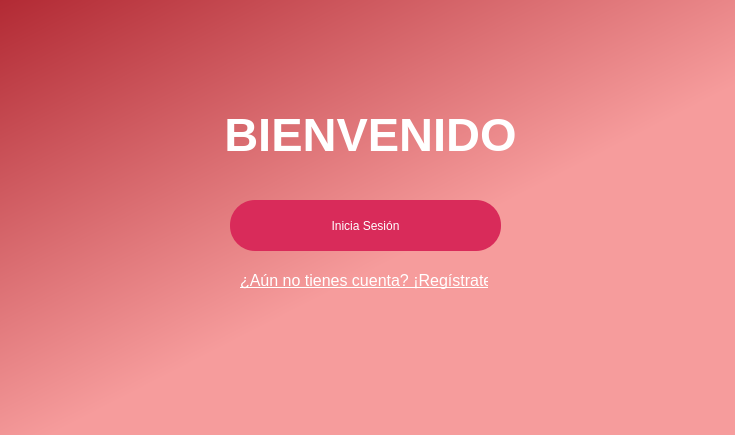
<?xml version="1.0" encoding="UTF-8"?>
<ui version="4.0">
 <class>MainWindow</class>
 <widget class="QDialog" name="MainWindow">
  <property name="geometry">
   <rect>
    <x>0</x>
    <y>0</y>
    <width>735</width>
    <height>435</height>
   </rect>
  </property>
  <property name="windowTitle">
   <string>Login with Biometrics</string>
  </property>
  <property name="styleSheet">
   <string notr="true"/>
  </property>
  <widget class="QWidget" name="widget" native="true">
   <property name="geometry">
    <rect>
     <x>0</x>
     <y>0</y>
     <width>741</width>
     <height>441</height>
    </rect>
   </property>
   <property name="styleSheet">
    <string notr="true">QWidget#widget{
background-color: qlineargradient(spread:pad, x1:0, y1:0, x2:0.517, y2:0.602273, stop:0 rgba(178, 42, 52, 255), stop:1 rgba(246, 156, 156, 255));}</string>
   </property>
   <widget class="QLabel" name="label">
    <property name="geometry">
     <rect>
      <x>220</x>
      <y>100</y>
      <width>301</width>
      <height>71</height>
     </rect>
    </property>
    <property name="sizePolicy">
     <sizepolicy hsizetype="Preferred" vsizetype="Fixed">
      <horstretch>0</horstretch>
      <verstretch>0</verstretch>
     </sizepolicy>
    </property>
    <property name="font">
     <font>
      <family>Nirmala UI</family>
      <pointsize>35</pointsize>
      <italic>false</italic>
      <bold>true</bold>
     </font>
    </property>
    <property name="styleSheet">
     <string notr="true">font: 700 35pt &quot;Nirmala UI&quot;;
color: rgb(255, 255, 255);</string>
    </property>
    <property name="text">
     <string>&lt;html&gt;&lt;head/&gt;&lt;body&gt;&lt;p align=&quot;center&quot;&gt;BIENVENIDO&lt;/p&gt;&lt;/body&gt;&lt;/html&gt;</string>
    </property>
   </widget>
   <widget class="QPushButton" name="btnLogin">
    <property name="geometry">
     <rect>
      <x>230</x>
      <y>200</y>
      <width>271</width>
      <height>51</height>
     </rect>
    </property>
    <property name="sizePolicy">
     <sizepolicy hsizetype="Preferred" vsizetype="Preferred">
      <horstretch>0</horstretch>
      <verstretch>0</verstretch>
     </sizepolicy>
    </property>
    <property name="styleSheet">
     <string notr="true">font: 14pt &quot;Nirmala UI&quot;;
background-color: rgb(217, 43, 90);
color: rgb(255, 255, 255);
border-radius: 25px

</string>
    </property>
    <property name="text">
     <string>Inicia Sesión</string>
    </property>
   </widget>
   <widget class="QLabel" name="txtRegister">
    <property name="geometry">
     <rect>
      <x>240</x>
      <y>270</y>
      <width>248</width>
      <height>22</height>
     </rect>
    </property>
    <property name="sizePolicy">
     <sizepolicy hsizetype="Preferred" vsizetype="Fixed">
      <horstretch>0</horstretch>
      <verstretch>0</verstretch>
     </sizepolicy>
    </property>
    <property name="font">
     <font>
      <family>Nirmala UI</family>
      <pointsize>12</pointsize>
      <italic>false</italic>
      <bold>false</bold>
      <underline>true</underline>
     </font>
    </property>
    <property name="styleSheet">
     <string notr="true">color: rgb(255, 255, 255);
text-decoration: underline;
font: 12pt &quot;Nirmala UI&quot;;</string>
    </property>
    <property name="text">
     <string>&lt;html&gt;&lt;head/&gt;&lt;body&gt;&lt;p align=&quot;center&quot;&gt;¿Aún no tienes cuenta? ¡Regístrate!&lt;/p&gt;&lt;/body&gt;&lt;/html&gt;</string>
    </property>
   </widget>
  </widget>
 </widget>
 <resources/>
 <connections/>
</ui>
